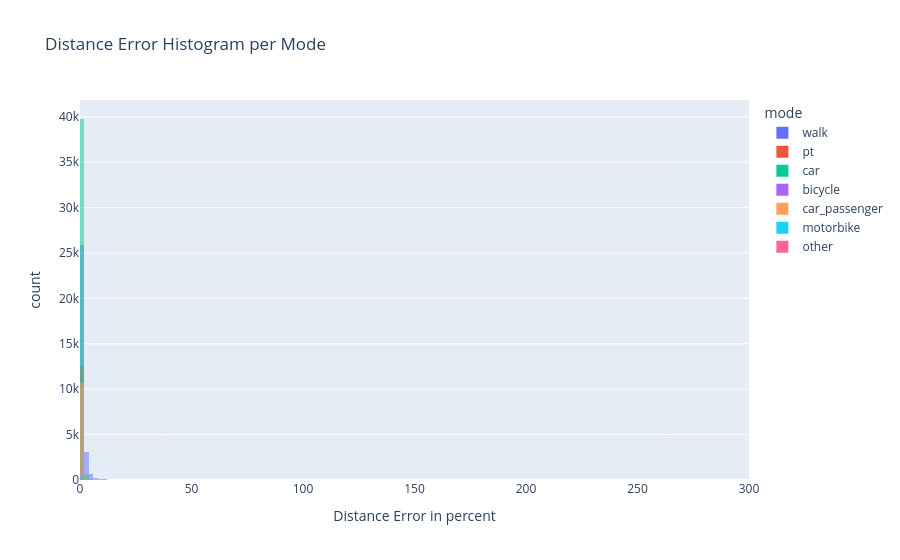

This figure's notebook cell:
### Code cell
import plotly.express as px
gdf_trips["distance_error_relative"] = gdf_trips["computed_distance"] / gdf_trips["euclidean_distance"]  # Ensure distance_error is positive
fig = px.histogram(
    gdf_trips,
    x="distance_error_relative",
    color="mode",
    nbins=200,
    opacity=0.5,
    title="Distance Error Histogram per Mode",
    labels={"distance_error_relative": "Distance Error in percent", "count": "Frequency"},
)
fig.update_layout(barmode="overlay")
fig.show()

### Figure 1 — Plotly figure (JSON) as saved in the notebook; plotly's stock layout.template omitted (floating-point values rounded to 4 significant figures; data arrays with more than 128 entries replaced by an {"elided": "..."} marker saying what was removed)
{"data": [{"alignmentgroup": "True", "bingroup": "x", "hovertemplate": "mode=walk<br>Distance Error in percent=%{x}<br>count=%{y}<extra></extra>", "legendgroup": "walk", "marker": {"color": "#636efa", "opacity": 0.5, "pattern": {"shape": ""}}, "name": "walk", "nbinsx": 200, "offsetgroup": "walk", "orientation": "v", "showlegend": true, "type": "histogram", "x": {"elided": "30167 float values"}, "xaxis": "x", "yaxis": "y"}, {"alignmentgroup": "True", "bingroup": "x", "hovertemplate": "mode=pt<br>Distance Error in percent=%{x}<br>count=%{y}<extra></extra>", "legendgroup": "pt", "marker": {"color": "#EF553B", "opacity": 0.5, "pattern": {"shape": ""}}, "name": "pt", "nbinsx": 200, "offsetgroup": "pt", "orientation": "v", "showlegend": true, "type": "histogram", "x": {"elided": "12786 float values"}, "xaxis": "x", "yaxis": "y"}, {"alignmentgroup": "True", "bingroup": "x", "hovertemplate": "mode=car<br>Distance Error in percent=%{x}<br>count=%{y}<extra></extra>", "legendgroup": "car", "marker": {"color": "#00cc96", "opacity": 0.5, "pattern": {"shape": ""}}, "name": "car", "nbinsx": 200, "offsetgroup": "car", "orientation": "v", "showlegend": true, "type": "histogram", "x": {"elided": "40375 float values"}, "xaxis": "x", "yaxis": "y"}, {"alignmentgroup": "True", "bingroup": "x", "hovertemplate": "mode=bicycle<br>Distance Error in percent=%{x}<br>count=%{y}<extra></extra>", "legendgroup": "bicycle", "marker": {"color": "#ab63fa", "opacity": 0.5, "pattern": {"shape": ""}}, "name": "bicycle", "nbinsx": 200, "offsetgroup": "bicycle", "orientation": "v", "showlegend": true, "type": "histogram", "x": {"elided": "1251 float values"}, "xaxis": "x", "yaxis": "y"}, {"alignmentgroup": "True", "bingroup": "x", "hovertemplate": "mode=car_passenger<br>Distance Error in percent=%{x}<br>count=%{y}<extra></extra>", "legendgroup": "car_passenger", "marker": {"color": "#FFA15A", "opacity": 0.5, "pattern": {"shape": ""}}, "name": "car_passenger", "nbinsx": 200, "offsetgroup": "car_passenger", "orientation": "v", "showlegend": true, "type": "histogram", "x": {"elided": "10941 float values"}, "xaxis": "x", "yaxis": "y"}, {"alignmentgroup": "True", "bingroup": "x", "hovertemplate": "mode=motorbike<br>Distance Error in percent=%{x}<br>count=%{y}<extra></extra>", "legendgroup": "motorbike", "marker": {"color": "#19d3f3", "opacity": 0.5, "pattern": {"shape": ""}}, "name": "motorbike", "nbinsx": 200, "offsetgroup": "motorbike", "orientation": "v", "showlegend": true, "type": "histogram", "x": {"elided": "438 float values"}, "xaxis": "x", "yaxis": "y"}, {"alignmentgroup": "True", "bingroup": "x", "hovertemplate": "mode=other<br>Distance Error in percent=%{x}<br>count=%{y}<extra></extra>", "legendgroup": "other", "marker": {"color": "#FF6692", "opacity": 0.5, "pattern": {"shape": ""}}, "name": "other", "nbinsx": 200, "offsetgroup": "other", "orientation": "v", "showlegend": true, "type": "histogram", "x": [0.1037, 0.1037, 1.94, 1.94, 0.9172, 0.9172, 0.8333, 0.9705, 0, 0.5551, 1.031, 0.717, 1.052, 0.9705, 1.031, 0, 1.13, 1.13, 1.601, 1.601, 1.601, 1.882, 1.601, 1.601, 1.601, 1.882, 1.01, 0.5445, 1.01, 0.5445, 0.9739, 0.9778, 0.973, 0.9221, 0.9221, 0.8735, 0.6501, 0.6501, 1.01, 0.9778, 0.9778, 0.8735, 1.018, 1.018, 1.018, 1.018, 0.7726, 0.9778, 1.077, 1.077, 0.7726, 1.26, 1.077, 0.09308, 0.06708, 0.1126, 1.188, 0, 0.3167, 0.04738, 0.04738, 0.9858, 1.216, 1.193, 0.07672, 0.4431, 0.4431, 0, 0, 1.607, 1.01, 0, 0, 0, 0, 0.8157, 0.8157, 0.1874, 0.1874, 0.8179, 0.8179, 0.8179, 0.8179, 1.052, 1.084, 1.654, 0.8268, 1.084, 1.556], "xaxis": "x", "yaxis": "y"}], "layout": {"barmode": "overlay", "legend": {"title": {"text": "mode"}, "tracegroupgap": 0}, "title": {"text": "Distance Error Histogram per Mode"}, "xaxis": {"anchor": "y", "domain": [0, 1], "title": {"text": "Distance Error in percent"}}, "yaxis": {"anchor": "x", "domain": [0, 1], "title": {"text": "count"}}}}
